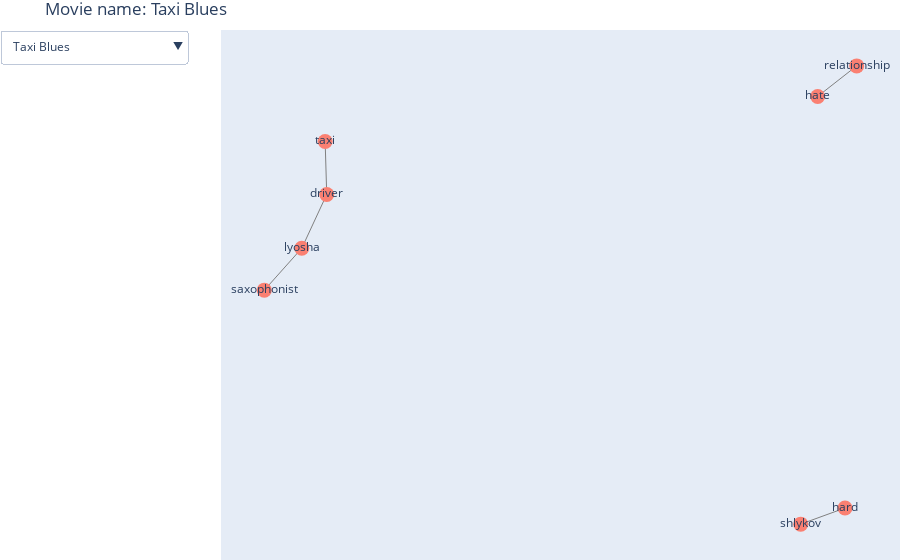

The cell this chart's notebook holds for it:
### Code cell
# Create the function to analyse and plot the movie summary topics
def dropdown_movie_plot(movie_names):

    # Select the movie summary
    def select_movie(movie_name):
        movie = movie_dataset[movie_dataset['Movie name'] == movie_name]
        movie_summary = movie.iloc[0]['Summaries']
        return movie_summary

    def extract_keywords(summary):
        # Initialize KeyBERT model
        kw_model = KeyBERT()

        # Extract keywords --> we keep a phrase of 2 words
        key_words = kw_model.extract_keywords(summary, keyphrase_ngram_range=(1, 2), top_n=8)
        return key_words

    # Create the dataframe to have the links between each word in the keyphrase
    def find_interactions(keywords):
        df_key_words = pd.DataFrame(columns=['Source', 'Target', 'importance'])

        for keyphrase in keywords:
            phrase = keyphrase[0]
            split_phrase = phrase.split(' ')
            importance = keyphrase[1]
            if len(split_phrase) > 1:
                df_key_words.loc[len(df_key_words)] = [split_phrase[0], split_phrase[1], importance]
        return df_key_words

    # Plot as a network graph
    def plot_interactions(df_key_words):
        graph_key_phrases = nx.from_pandas_edgelist( df_key_words, source='Source', target='Target', edge_attr='importance',create_using=nx.Graph())
        
        # Compute the positions of the nodes and edges
        pos = nx.spring_layout(graph_key_phrases) 

        edge_x = []
        edge_y = []
        edge_text = []
        node_text = []
        node_adjacencies = []
        for edge in graph_key_phrases.edges(data=True):
            x0, y0 = pos[edge[0]]
            x1, y1 = pos[edge[1]]
            edge_x += [x0, x1, None]
            edge_y += [y0, y1, None]

            # Text when hover over the edges
            importance = edge[2].get('importance', 0.0)
            edge_text.append(f"{edge[0]} - {edge[1]}<br>Importance: {importance:.2f}")

        # Text for the nodes
        for node, adjacencies in graph_key_phrases.adjacency():
            node_adjacencies.append(len(adjacencies)) 
            node_text.append(f"{node}")

        # Extract node information
        node_x = [pos[node][0] for node in graph_key_phrases.nodes()]
        node_y = [pos[node][1] for node in graph_key_phrases.nodes()]

        return edge_x, edge_y, edge_text, node_x, node_y, node_text

    # Create the initial plot with the movie 'Taxi Blues'
    summary = select_movie('Taxi Blues')
    keywords = extract_keywords(summary)
    interaction_dataframe = find_interactions(keywords)
    edge_x, edge_y, edge_text, node_x, node_y, node_text = plot_interactions(interaction_dataframe)

    fig = go.Figure()

    # Ddges
    fig.add_trace(go.Scatter(
        x=edge_x, y=edge_y,
        line=dict(width=1, color="gray"),
        hoverinfo="text",
        text=edge_text,
        mode="lines"
    ))

    # Nodes
    fig.add_trace(go.Scatter(
        x=node_x, y=node_y,
        mode="markers+text",
        marker=dict(size=15, color="salmon"),
        text=node_text,  # Node labels
        hoverinfo="text"
    ))

    # Initial title
    fig.update_layout(
        title="Movie name: Taxi Blues",
        showlegend=False,
        hovermode="closest",
        margin=dict(b=0, l=10, r=0, t=30),
        xaxis=dict(showgrid=False, zeroline=False, showticklabels=False),
        yaxis=dict(showgrid=False, zeroline=False, showticklabels=False)
    )

    # Create the dropdown menu to select the movies
    dropdown_buttons = []
    for movie in movie_names:
        summary = select_movie(movie)
        keywords = extract_keywords(summary)
        interaction_dataframe = find_interactions(keywords)
        edge_x, edge_y, edge_text, node_x, node_y, node_text = plot_interactions(interaction_dataframe)

        dropdown_buttons.append({
            "label": movie,
            "method": "update",
            "args": [ {"x": [edge_x, node_x], "y": [edge_y, node_y], "text": [None, node_text]}, {"title": f"Movie name: {movie}"}]
        })

    # Add dropdown 
    fig.update_layout( updatemenus=[{ "buttons": dropdown_buttons, "direction": "down", "showactive": True}])

    # Show the graph
    fig.show()
    fig.write_html("movie_topic_interactions.html")
    
dropdown_movie_plot(movie_names)

### Figure 1 — Plotly figure (JSON) as saved in the notebook; plotly's stock layout.template omitted (floating-point values rounded to 4 significant figures)
{"data": [{"hoverinfo": "text", "line": {"color": "gray", "width": 1}, "mode": "lines", "text": ["shlykov - hard<br>Importance: 0.58", "lyosha - saxophonist<br>Importance: 0.52", "lyosha - driver<br>Importance: 0.45", "driver - taxi<br>Importance: 0.40", "hate - relationship<br>Importance: 0.38"], "type": "scatter", "x": [0.7707, 0.9169, null, -0.8765, -1, null, -0.8765, -0.794, null, -0.794, -0.7992, null, 0.8266, 0.9554, null], "y": [-0.9673, -0.9086, null, 0.03761, -0.115, null, 0.03761, 0.2337, null, 0.2337, 0.4267, null, 0.5907, 0.702, null]}, {"hoverinfo": "text", "marker": {"color": "salmon", "size": 15}, "mode": "markers+text", "text": ["shlykov", "hard", "lyosha", "saxophonist", "driver", "taxi", "hate", "relationship"], "type": "scatter", "x": [0.7707, 0.9169, -0.8765, -1, -0.794, -0.7992, 0.8266, 0.9554], "y": [-0.9673, -0.9086, 0.03761, -0.115, 0.2337, 0.4267, 0.5907, 0.702]}], "layout": {"hovermode": "closest", "margin": {"b": 0, "l": 10, "r": 0, "t": 30}, "showlegend": false, "title": {"text": "Movie name: Taxi Blues"}, "updatemenus": [{"buttons": [{"args": [{"text": [null, ["shlykov", "hard", "lyosha", "saxophonist", "driver", "taxi", "hate", "relationship"]], "x": [[0.8992, 1, null, -0.5257, -0.7001, null, -0.5257, -0.3421, null, -0.3421, -0.1982, null, 0.001207, -0.1343, null], [0.8992, 1, -0.5257, -0.7001, -0.3421, -0.1982, 0.001207, -0.1343]], "y": [[-0.117, -0.2137, null, 0.4755, 0.4742, null, 0.4755, 0.5198, null, 0.5198, 0.6096, null, -0.8908, -0.8576, null], [-0.117, -0.2137, 0.4755, 0.4742, 0.5198, 0.6096, -0.8908, -0.8576]]}, {"title": "Movie name: Taxi Blues"}], "label": "Taxi Blues", "method": "update"}, {"args": [{"text": [null, ["katniss", "peeta", "tribute", "volunteers", "turning", "hunger", "games", "just", "tormenting"]], "x": [[-0.2632, -0.1611, null, -0.2632, -0.1525, null, -0.2632, -0.4898, null, -0.2632, -0.3781, null, -0.2632, -0.04072, null, -0.2632, -0.3851, null, 1, 0.8705, null], [-0.2632, -0.1611, -0.1525, -0.4898, -0.3781, 1, 0.8705, -0.04072, -0.3851]], "y": [[0.2521, 0.4535, null, 0.2521, 0.06324, null, 0.2521, 0.2509, null, 0.2521, 0.05813, null, 0.2521, 0.2671, null, 0.2521, 0.4459, null, -0.8582, -0.9327, null], [0.2521, 0.4535, 0.06324, 0.2509, 0.05813, -0.8582, -0.9327, 0.2671, 0.4459]]}, {"title": "Movie name: The Hunger Games"}], "label": "The Hunger Games", "method": "update"}, {"args": [{"text": [null, ["induchoodan", "sentenced", "prison", "dead", "thwarts", "confrontation", "confrontations", "manapally", "menon"]], "x": [[-0.0005473, -0.9888, null, -0.0005473, -0.8358, null, -0.0005473, -0.5703, null, -0.0005473, 0.1899, null, -0.0005473, -0.1905, null, -0.0005473, 0.5633, null, -0.0005473, 0.8327, null, -0.0005473, 1, null], [-0.0005473, -0.9888, -0.8358, -0.5703, 0.1899, -0.1905, 0.5633, 0.8327, 1]], "y": [[-0.002543, -0.1879, null, -0.002543, 0.5688, null, -0.002543, -0.8392, null, -0.002543, -0.9902, null, -0.002543, 0.9902, null, -0.002543, 0.8325, null, -0.002543, -0.5653, null, -0.002543, 0.1935, null], [-0.002543, -0.1879, 0.5688, -0.8392, -0.9902, 0.9902, 0.8325, -0.5653, 0.1935]]}, {"title": "Movie name: Narasimham"}], "label": "Narasimham", "method": "update"}, {"args": [{"text": [null, ["lemon", "drop", "kid", "falls", "charley", "money", "returns", "dealings"]], "x": [[-0.2408, -0.3632, null, -0.3632, -0.5729, null, -0.5729, -0.7798, null, -0.5729, -0.6425, null, 0.8631, 1, null, 0.8631, 0.736, null], [-0.2408, -0.3632, -0.5729, 0.8631, 1, -0.7798, -0.6425, 0.736]], "y": [[-0.4325, -0.2685, null, -0.2685, -0.1387, null, -0.1387, -0.2116, null, -0.1387, 0.06108, null, 0.327, 0.2007, null, 0.327, 0.4625, null], [-0.4325, -0.2685, -0.1387, 0.327, 0.2007, -0.2116, 0.06108, 0.4625]]}, {"title": "Movie name: The Lemon Drop Kid"}], "label": "The Lemon Drop Kid", "method": "update"}, {"args": [{"text": [null, ["day", "adventist", "church", "seventh", "daughter", "azaria", "camping", "pastor", "michael", "chamberlain", "wife"]], "x": [[-0.02027, -0.1927, null, -0.02027, 0.1356, null, -0.1927, -0.3255, null, 0.04136, 0.1387, null, 0.1387, 0.2749, null, -0.9803, -0.9848, null, 0.913, 1, null], [-0.02027, -0.1927, -0.3255, 0.1356, 0.04136, 0.1387, 0.2749, -0.9803, -0.9848, 0.913, 1]], "y": [[-0.6923, -0.6912, null, -0.6923, -0.7139, null, -0.6912, -0.7973, null, 0.8881, 0.7601, null, 0.7601, 0.8472, null, 0.2626, 0.3922, null, -0.07953, -0.1759, null], [-0.6923, -0.6912, -0.7973, -0.7139, 0.8881, 0.7601, 0.8472, 0.2626, 0.3922, -0.07953, -0.1759]]}, {"title": "Movie name: A Cry in the Dark"}], "label": "A Cry in the Dark", "method": "update"}, {"args": [{"text": [null, ["assassination", "questions", "president", "shooter", "film", "kills", "baldwin", "house", "escaped"]], "x": [[-0.00179, -0.0006387, null, -0.00179, -0.1532, null, -0.00179, 0.1483, null, -0.02885, 0.09507, null, -0.1607, -0.02022, null, -0.02022, 0.122, null], [-0.00179, -0.0006387, -0.02885, 0.09507, -0.1532, -0.1607, -0.02022, 0.1483, 0.122]], "y": [[0.8131, 0.9798, null, 0.8131, 0.7902, null, 0.8131, 0.7856, null, -0.1992, -0.1986, null, -0.9763, -1, null, -1, -0.9945, null], [0.8131, 0.9798, -0.1992, -0.1986, 0.7902, -0.9763, -1, 0.7856, -0.9945]]}, {"title": "Movie name: End Game"}], "label": "End Game", "method": "update"}, {"args": [{"text": [null, ["dahlia", "discovers", "apartment", "cecilia", "girl", "mentally", "enters", "read", "custody", "daughter"]], "x": [[-0.2177, -0.4074, null, -0.2177, -0.3412, null, -0.2177, -0.02703, null, -0.2177, -0.1237, null, -0.2177, -0.1091, null, -0.2177, -0.3062, null, -0.3412, -0.4453, null, 0.9775, 1, null], [-0.2177, -0.4074, -0.3412, -0.4453, -0.02703, -0.1237, -0.1091, -0.3062, 0.9775, 1]], "y": [[-0.07118, -0.101, null, -0.07118, 0.1412, null, -0.07118, -0.09465, null, -0.07118, -0.2489, null, -0.07118, 0.07941, null, -0.07118, -0.2518, null, 0.1412, 0.3015, null, 0.1866, 0.05882, null], [-0.07118, -0.101, 0.1412, 0.3015, -0.09465, -0.2489, 0.07941, -0.2518, 0.1866, 0.05882]]}, {"title": "Movie name: Dark Water"}], "label": "Dark Water", "method": "update"}, {"args": [{"text": [null, ["hannah", "confronts", "begins", "end", "class", "dominic", "accompany", "night", "robbery"]], "x": [[-0.001787, 0.4175, null, -0.001787, -0.4071, null, -0.001787, -0.9948, null, -0.001787, 0.4055, null, -0.001787, -0.4176, null, -0.001787, 1, null, -0.001787, 0.9948, null, -0.001787, -0.9966, null], [-0.001787, 0.4175, -0.4071, -0.9948, 0.4055, -0.4176, 1, 0.9948, -0.9966]], "y": [[0.0009268, -0.997, null, 0.0009268, -0.9961, null, 0.0009268, -0.4165, null, 0.0009268, 0.994, null, 0.0009268, 0.9957, null, 0.0009268, 0.4187, null, 0.0009268, -0.408, null, 0.0009268, 0.4082, null], [0.0009268, -0.997, -0.9961, -0.4165, 0.994, 0.9957, 0.4187, -0.408, 0.4082]]}, {"title": "Movie name: Sing"}], "label": "Sing", "method": "update"}, {"args": [{"text": [null, ["unemployed", "john", "suicide", "letter", "doe", "fictional", "mitchell"]], "x": [[0.1702, -0.4296, null, 0.1702, 0.4591, null, -0.4296, -0.443, null, 0.5712, 0.1392, null, 0.1392, -0.443, null, 0.1392, -0.4672, null, 0.1392, 0.4591, null, -0.443, -0.4672, null], [0.1702, -0.4296, 0.5712, 0.1392, -0.443, 0.4591, -0.4672]], "y": [[-0.9494, -0.7233, null, -0.9494, -0.3326, null, -0.7233, 0.0161, null, 1, 0.3887, null, 0.3887, 0.0161, null, 0.3887, 0.6005, null, 0.3887, -0.3326, null, 0.0161, 0.6005, null], [-0.9494, -0.7233, 1, 0.3887, 0.0161, -0.3326, 0.6005]]}, {"title": "Movie name: Meet John Doe"}], "label": "Meet John Doe", "method": "update"}, {"args": [{"text": [null, ["butcher", "buzz", "buzzard", "invisible", "parts", "line", "people"]], "x": [[0.2707, 0.3849, null, 0.3849, 0.5143, null, 0.3849, 0.2702, null, 0.3849, 0.5195, null, -1, -0.9596, null], [0.2707, 0.3849, 0.5143, 0.2702, 0.5195, -1, -0.9596]], "y": [[-0.1652, -0.03012, null, -0.03012, 0.09487, null, -0.03012, 0.1024, null, -0.03012, -0.1511, null, 0.01157, 0.1375, null], [-0.1652, -0.03012, 0.09487, 0.1024, -0.1511, 0.01157, 0.1375]]}, {"title": "Movie name: Destination Meatball"}], "label": "Destination Meatball", "method": "update"}, {"args": [{"text": [null, ["plot", "lola", "returns", "father", "time", "bo", "sister"]], "x": [[-0.4127, -0.002859, null, -0.002859, 0.5836, null, -0.002859, -0.5804, null, -0.002859, -1.0, null, -0.002859, 0.9965, null, -0.002859, 0.4158, null], [-0.4127, -0.002859, 0.5836, -0.5804, -1.0, 0.9965, 0.4158]], "y": [[0.9121, -0.0009992, null, -0.0009992, 0.8158, null, -0.0009992, -0.814, null, -0.0009992, 0.09602, null, -0.0009992, -0.09703, null, -0.0009992, -0.9119, null], [0.9121, -0.0009992, 0.8158, -0.814, 0.09602, -0.09703, -0.9119]]}, {"title": "Movie name: Husband for Hire"}], "label": "Husband for Hire", "method": "update"}, {"args": [{"text": [null, ["goran", "criminals", "baby", "milan", "miluska", "decide", "illegal", "adoption", "lubos"]], "x": [[0.4399, 0.7959, null, 0.4399, 0.08367, null, 0.4399, 0.5655, null, -0.2766, 0.08367, null, -0.2766, 0.05157, null, -0.2766, -0.3424, null, -0.2766, -0.631, null, -0.2766, -0.6866, null], [0.4399, 0.7959, -0.2766, 0.08367, 0.05157, 0.5655, -0.3424, -0.631, -0.6866]], "y": [[-0.5809, -0.4736, null, -0.5809, -0.1645, null, -0.5809, -1, null, 0.3107, -0.1645, null, 0.3107, 0.5832, null, 0.3107, 0.7576, null, 0.3107, 0.068, null, 0.3107, 0.4995, null], [-0.5809, -0.4736, 0.3107, -0.1645, 0.5832, -1, 0.7576, 0.068, 0.4995]]}, {"title": "Movie name: Up and Down"}], "label": "Up and Down", "method": "update"}, {"args": [{"text": [null, ["bumbling", "pirate", "crewman", "kills", "captain", "ghost", "man"]], "x": [[-0.6313, -0.477, null, -0.477, -0.3354, null, -0.3354, -0.2267, null, -0.2267, -0.1598, null, 1, 0.8302, null], [-0.6313, -0.477, -0.3354, -0.2267, -0.1598, 1, 0.8302]], "y": [[0.1647, -0.03346, null, -0.03346, -0.2843, null, -0.2843, -0.552, null, -0.552, -0.796, null, 0.8181, 0.683, null], [0.1647, -0.03346, -0.2843, -0.552, -0.796, 0.8181, 0.683]]}, {"title": "Movie name: Ghost In The Noonday Sun"}], "label": "Ghost In The Noonday Sun", "method": "update"}, {"args": [{"text": [null, ["prisoners", "ari", "kitty", "ship", "refugees", "escaped", "jewish", "inmates", "blockade"]], "x": [[0.2916, 0.3137, null, 0.2916, 0.3346, null, 0.3137, 0.3339, null, -0.8951, -0.8116, null, -0.8116, -0.7274, null, 0.5163, 0.644, null], [0.2916, 0.3137, 0.3339, -0.8951, -0.8116, 0.3346, 0.5163, 0.644, -0.7274]], "y": [[0.6702, 0.8492, null, 0.6702, 0.5248, null, 0.8492, 1, null, -0.3109, -0.4376, null, -0.4376, -0.5639, null, -0.883, -0.8488, null], [0.6702, 0.8492, 1, -0.3109, -0.4376, 0.5248, -0.883, -0.8488, -0.5639]]}, {"title": "Movie name: Exodus"}], "label": "Exodus", "method": "update"}, {"args": [{"text": [null, ["stage", "kid", "sydney", "convinces", "rick", "play", "rapper"]], "x": [[-0.4485, -0.006249, null, -0.006249, -0.04803, null, -0.006249, 0.4355, null, -0.006249, 0.04899, null, -0.04803, -0.07756, null, 0.09584, 0.04899, null], [-0.4485, -0.006249, -0.04803, 0.4355, 0.09584, 0.04899, -0.07756]], "y": [[-0.03908, -0.001938, null, -0.001938, 0.5547, null, -0.001938, 0.039, null, -0.001938, -0.5532, null, 0.5547, 1, null, -0.9995, -0.5532, null], [-0.03908, -0.001938, 0.5547, 0.039, -0.9995, -0.5532, 1]]}, {"title": "Movie name: House Party 2"}], "label": "House Party 2", "method": "update"}, {"args": [{"text": [null, ["suspect", "lucy", "reservations", "despite", "biggest", "fear", "weekend"]], "x": [[0.1383, -0.1476, null, -0.1476, -0.562, null, -0.1476, -0.3711, null, -0.1476, 0.1095, null, 0.1095, 0.3295, null, 0.3295, 0.5034, null], [0.1383, -0.1476, -0.562, -0.3711, 0.1095, 0.3295, 0.5034]], "y": [[0.621, 0.2992, null, 0.2992, 0.209, null, 0.2992, 0.6811, null, 0.2992, -0.1825, null, -0.1825, -0.6278, null, -0.6278, -1, null], [0.621, 0.2992, 0.209, 0.6811, -0.1825, -0.6278, -1]]}, {"title": "Movie name: Forest of the Damned 2"}], "label": "Forest of the Damned 2", "method": "update"}, {"args": [{"text": [null, ["colby", "murdered", "alan", "lowell", "matriarch", "estate", "inheritance", "lowells", "fortune", "henrietta", "heir"]], "x": [[0.0912, 0.03289, null, 0.0912, -0.1059, null, 0.0912, 0.2431, null, 0.0912, 0.03024, null, 0.0912, 0.2595, null, -0.8815, -0.8152, null, -0.8815, -0.8453, null, 1, 0.9911, null], [0.0912, 0.03289, -0.1059, -0.8815, -0.8152, -0.8453, 1, 0.9911, 0.2431, 0.03024, 0.2595]], "y": [[-0.6178, -0.8141, null, -0.6178, -0.6248, null, -0.6178, -0.7488, null, -0.6178, -0.4445, null, -0.6178, -0.519, null, 0.8199, 0.9585, null, 0.8199, 0.6575, null, 0.7348, 0.5983, null], [-0.6178, -0.8141, -0.6248, 0.8199, 0.9585, 0.6575, 0.7348, 0.5983, -0.7488, -0.4445, -0.519]]}, {"title": "Movie name: Charlie Chan's Secret"}], "label": "Charlie Chan's Secret", "method": "update"}, {"args": [{"text": [null, ["debbie", "chris", "trousdale", "favorite", "ends", "eventually", "proposes", "splitting"]], "x": [[-0.1228, 0.5087, null, -0.1228, 0.1715, null, -0.1228, -0.6444, null, -0.1228, -0.06376, null, -0.1228, -0.5309, null, -0.1228, -0.3183, null, 0.5087, 1, null], [-0.1228, 0.5087, 1, 0.1715, -0.6444, -0.06376, -0.5309, -0.3183]], "y": [[-0.03184, 0.1295, null, -0.03184, -0.4537, null, -0.03184, -0.1622, null, -0.03184, 0.478, null, -0.03184, 0.3166, null, -0.03184, -0.5307, null, 0.1295, 0.2544, null], [-0.03184, 0.1295, 0.2544, -0.4537, -0.1622, 0.478, 0.3166, -0.5307]]}, {"title": "Movie name: The Biggest Fan"}], "label": "The Biggest Fan", "method": "update"}, {"args": [{"text": [null, ["screenplay", "ashes", "thriller", "arabella", "entitled", "set", "gabriel", "character"]], "x": [[-0.1997, -0.02716, null, -0.02716, -0.05859, null, -0.02716, -0.02716, null, -0.02716, -0.1091, null, -0.02716, 0.1043, null, -0.02716, 0.1237, null, 0.08924, 0.07724, null], [-0.1997, -0.02716, -0.05859, -0.1091, 0.1043, 0.1237, 0.08924, 0.07724]], "y": [[-0.3339, -0.3048, null, -0.3048, -0.4801, null, -0.3048, -0.3048, null, -0.3048, -0.1564, null, -0.3048, -0.1954, null, -0.3048, -0.3937, null, 1.0, 0.8643, null], [-0.3339, -0.3048, -0.4801, -0.1564, -0.1954, -0.3937, 1.0, 0.8643]]}, {"title": "Movie name: Ashes to Ashes"}], "label": "Ashes to Ashes", "method": "update"}, {"args": [{"text": [null, ["thuy", "hoa", "tai", "tran", "girlfriend", "vietnam", "vietnamese", "refugees", "war", "general"]], "x": [[-0.6836, -0.6966, null, 0.6277, 0.8162, null, 0.6277, 0.635, null, 0.6277, 0.4935, null, -0.875, -1, null, 0.3832, 0.4935, null, 0.3832, 0.2995, null], [-0.6836, -0.6966, 0.6277, 0.8162, -0.875, -1, 0.3832, 0.4935, 0.635, 0.2995]], "y": [[0.3798, 0.2458, null, -0.0862, -0.1041, null, -0.0862, -0.2692, null, -0.0862, 0.09377, null, -0.4317, -0.5332, null, 0.2737, 0.09377, null, 0.2737, 0.4313, null], [0.3798, 0.2458, -0.0862, -0.1041, -0.4317, -0.5332, 0.2737, 0.09377, -0.2692, 0.4313]]}, {"title": "Movie name: Green Dragon"}], "label": "Green Dragon", "method": "update"}], "direction": "down", "showactive": true}], "xaxis": {"showgrid": false, "showticklabels": false, "zeroline": false}, "yaxis": {"showgrid": false, "showticklabels": false, "zeroline": false}}}
